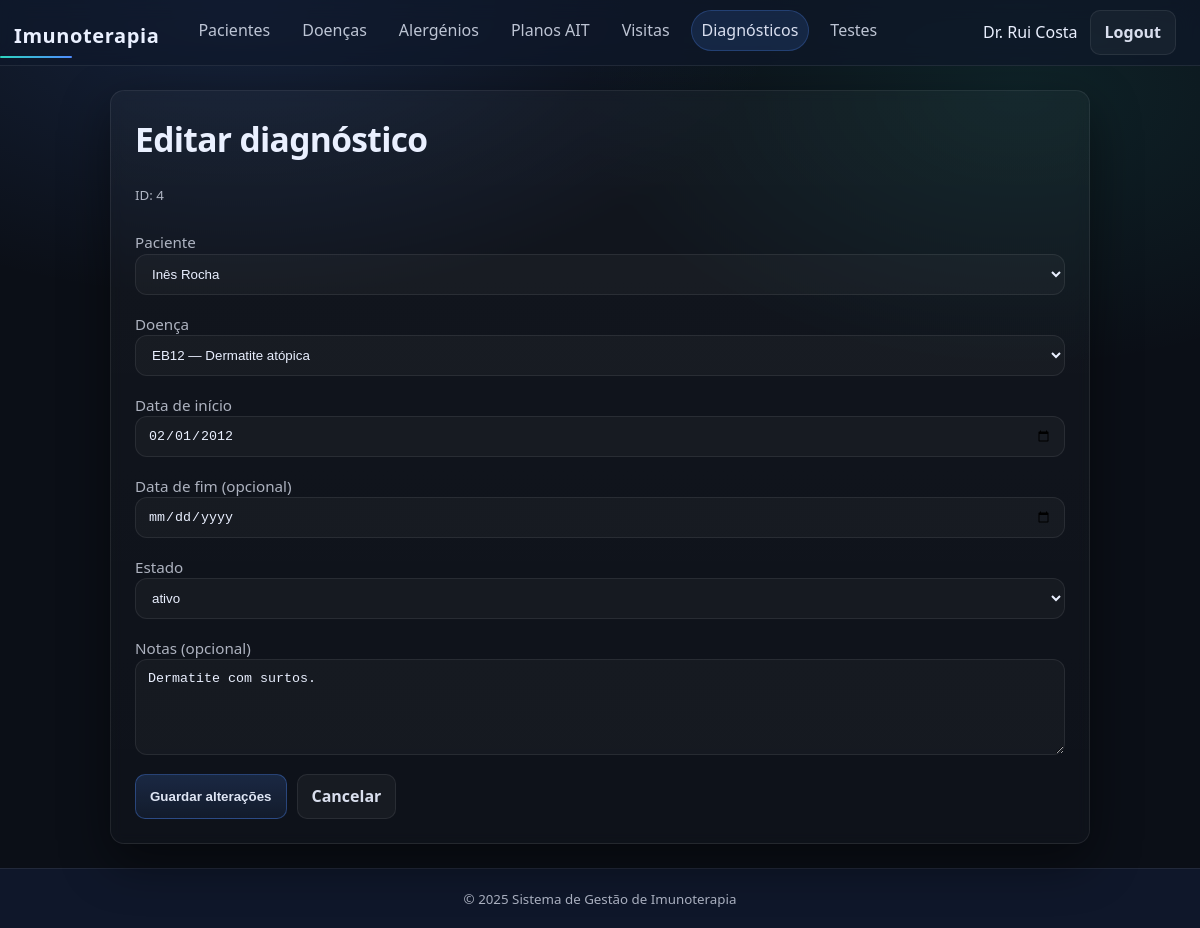
Screenshot of /php/public/diagnosis_edit.php?id=4 (signed in) with the database file from the repository.
### tables this page shows
CREATE TABLE "Diagnósticos" (
  "id"            INTEGER PRIMARY KEY,
  "paciente_id"   INTEGER NOT NULL,
  "doença_código" TEXT    NOT NULL,
  "data_início"   TEXT    NOT NULL,         -- YYYY-MM-DD
  "data_fim"      TEXT,                     -- YYYY-MM-DD (opcional)
  "estado"        TEXT    NOT NULL CHECK ("estado" IN ('active','resolved','inactive')),
  "notas"         TEXT,
  FOREIGN KEY ("paciente_id") REFERENCES "Pacientes"("id") ON DELETE CASCADE,
  FOREIGN KEY ("doença_código") REFERENCES "Doenças"("código") ON DELETE RESTRICT,
  CHECK ("data_fim" IS NULL OR "data_fim" >= "data_início")
);

CREATE TABLE "Pacientes" (
  "id"            INTEGER PRIMARY KEY,
  "nome_completo" TEXT NOT NULL,
  "data_nascimento" TEXT NOT NULL,          -- ISO: YYYY-MM-DD
  "sexo"          TEXT NOT NULL CHECK ("sexo" IN ('M','F','X')),
  "telefone"      TEXT,
  "email"         TEXT
);

CREATE TABLE "Doenças" (
  "código"        TEXT PRIMARY KEY,         -- ex: CA23
  "designação"    TEXT NOT NULL
);

### php/public/diagnosis_edit.php (the view, shortened to what this page needs)
<?php
require_once __DIR__ . '/../../includes/auth.php';
$id = (int)($_GET['id'] ?? 0);
$stmt = $pdo->prepare('
  SELECT "id", "paciente_id", "doença_código", "data_início", "data_fim", "estado", "notas"
  FROM "Diagnósticos"
  WHERE "id" = :id
');
$stmt->execute([':id' => $id]);
$diagnosis = $stmt->fetch();
try {
  $patients = $pdo->query('
    SELECT "id", "nome_completo"
    FROM "Pacientes"
    ORDER BY "nome_completo" ASC
  ')->fetchAll();
  $diseases = $pdo->query('
    SELECT "código", "designação"
    FROM "Doenças"
    ORDER BY "designação" ASC
  ')->fetchAll();
} catch (PDOException $e) {
  go_error($id, 'Erro ao carregar dados base: ' . $e->getMessage());
}
require_once __DIR__ . '/../../includes/header.php';
?>
<section class="card">
  <h1>Editar diagnóstico</h1>
  <p><small>ID: <?= htmlspecialchars((string)$id) ?></small></p>
  <form method="POST" action="<?= $BASE_URL ?>/diagnosis_edit.php?id=<?= urlencode((string)$id) ?>">
    <div class="field">
      <label for="paciente_id">Paciente</label>
      <select id="paciente_id" name="paciente_id" required>
        <?php foreach ($patients as $p): ?>
          <option value="<?= htmlspecialchars((string)$p['id']) ?>"
            <?= ((int)$p['id'] === (int)$diagnosis['paciente_id']) ? 'selected' : '' ?>>
            <?= htmlspecialchars($p['nome_completo']) ?>
          </option>
        <?php endforeach; ?>
      </select>
    </div>
    <div class="field">
      <label for="doenca_codigo">Doença</label>
      <select id="doenca_codigo" name="doenca_codigo" required>
        <?php foreach ($diseases as $d): ?>
          <option value="<?= htmlspecialchars($d['código']) ?>"
            <?= ((string)$d['código'] === (string)$diagnosis['doença_código']) ? 'selected' : '' ?>>
            <?= htmlspecialchars($d['código'] . ' — ' . $d['designação']) ?>
          </option>
        <?php endforeach; ?>
      </select>
    </div>
    <div class="field">
      <label for="data_inicio">Data de início</label>
      <input id="data_inicio" name="data_inicio" type="date"
             value="<?= htmlspecialchars((string)$diagnosis['data_início']) ?>" required>
    </div>
    <div class="field">
      <label for="data_fim">Data de fim (opcional)</label>
      <input id="data_fim" name="data_fim" type="date"
             value="<?= htmlspecialchars((string)($diagnosis['data_fim'] ?? '')) ?>">
    </div>
    <div class="field">
      <label for="estado">Estado</label>
      <select id="estado" name="estado" required>
        <option value="active"   <?= ((string)$diagnosis['estado'] === 'active') ? 'selected' : '' ?>>ativo</option>
      </select>
    </div>
    <div class="field">
      <label for="notas">Notas (opcional)</label>
      <textarea id="notas" name="notas" rows="3"><?= htmlspecialchars((string)($diagnosis['notas'] ?? '')) ?></textarea>
    </div>
    <div style="display:flex; gap:10px; flex-wrap:wrap;">
      <button class="btn btn-primary" type="submit">Guardar alterações</button>
      <a class="btn" href="<?= $BASE_URL ?>/diagnoses.php">Cancelar</a>
    </div>
  </form>
</section>
<?php require_once __DIR__ . '/../../includes/footer.php'; ?>

### php/public/css/base.css (style rules this page uses)
* { margin:0; padding:0; box-sizing:border-box; }
html, body { height:100%; font-family: var(--font); background: radial-gradient(900px 500px at 20% 0%, rgba(79,140,255,.16), transparent 60%), radial-gradient(800px 500px at 85% 10%, rgba(45,212,191,.10), transparent 55%), var(--bg); color: var(--text); line-height: 1.45; }
a { color: var(--primary); text-decoration:none; }
h1 { font-size:2.1rem; letter-spacing:-.02em; margin: 0 0 var(--s-2) 0; }
p { color: var(--muted); line-height: 1.6; margin: 0 0 var(--s-2) 0; }
.card { background: linear-gradient(180deg, rgba(255,255,255,.03), rgba(255,255,255,.015)); border:1px solid var(--border); border-radius: var(--r-2); padding: var(--s-5); box-shadow: var(--shadow); backdrop-filter: blur(6px); }
body { min-height: 100vh; display: flex; flex-direction: column; }

### php/public/css/components.css (style rules this page uses)
.btn { appearance: none; border: 1px solid var(--border); background: rgba(255,255,255,.04); color: rgba(234,240,255,.92); padding: 10px 14px; border-radius: 10px; font-weight: 600; cursor: pointer; transition: background .2s ease, border-color .2s ease, transform .1s ease; }
.btn-primary { background: linear-gradient( 180deg, rgba(79,140,255,.18), rgba(79,140,255,.08) ); border-color: rgba(79,140,255,.35); color: rgba(234,240,255,.95); }
.card > * + * { margin-top: 18px; }
.card h1, .card h2 { margin-bottom: 6px; }

### php/public/css/forms.css (style rules this page uses)
label { display: block; margin-top: 6px; font-size: .95rem; color: var(--muted); }
input, select, textarea { width: 100%; padding: 11px 12px; border-radius: 12px; border: 1px solid var(--border); background: rgba(255,255,255,.03); color: var(--text); outline: none; transition: border-color .12s ease, box-shadow .12s ease; }
textarea { min-height: 96px; resize: vertical; }
form { display: grid; gap: 12px; }
input[type="submit"], button[type="submit"] { justify-self: start; }
main.container > .card { max-width: 980px; margin-left: auto; margin-right: auto; }
select option { color: #000; background: #fff; }

### php/public/css/theme.css (style rules this page uses)
:root { --bg: #0b0f17; --surface: #111827; --surface-2: #0f172a; --border: rgba(255,255,255,.08); --primary: #4f8cff; --primary-2: #2f6fff; --accent: #2dd4bf; --accent-2: #22c55e; --danger: #fb7185; --text: #eaf0ff; --muted: rgba(234,240,255,.72); --font: system-ui, -apple-system, Segoe UI, Roboto, Arial, sans-serif; --s-1: 6px; --s-2: 10px; --s-3: 14px; --s-4: 18px; --s-5: 24px; --r-1: 10px; --r-2: 14px; --shadow: 0 18px 50px rgba(0,0,0,.45); }

### rows the page displays
diagnósticos: paciente_id "Inês Rocha", doenca_codigo "EB12 — Dermatite atópica", data_inicio "02/01/2012", estado "ativo", notas "Dermatite com surtos."

### other values shown
$_SESSION['user']['full_name'] "Dr. Rui Costa"
$id "4"
